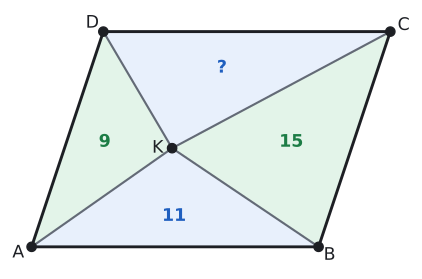

Source code (Python):
import sys; sys.path.insert(0, "tools")
from cizim import *

P = lambda x, y: np.array([float(x), float(y)])
uz = lambda U, V: round(float(np.linalg.norm(U - V)), 4)
def acisi(K, U, V):
    u, v = U - K, V - K
    return round(float(np.degrees(np.arccos(np.dot(u, v) / np.linalg.norm(u) / np.linalg.norm(v)))), 3)
def birim(U, V):
    t = (V - U) / np.linalg.norm(V - U); return t, np.array([-t[1], t[0]])
def dondur(Q, derece):
    a = np.radians(derece); return P(Q[0] * np.cos(a) - Q[1] * np.sin(a), Q[0] * np.sin(a) + Q[1] * np.cos(a))
def ayak(Q, U, V):
    t, _ = birim(U, V); return U + np.dot(Q - U, t) * t
def paralel_isareti(U, V, n=1, f=0.5):
    t, _ = birim(U, V)
    for i in range(n):
        M = U + f * (V - U) + (i - (n - 1) / 2) * 0.32 * S * t
        ax.annotate("", xy=M + 0.22 * S * t, xytext=M - 0.22 * S * t, arrowprops=dict(arrowstyle="-|>", color=SOLUK, lw=1.3, mutation_scale=13))
def cetik(U, V, n=1, renk=SOLUK, f=0.5):
    M = U + f * (V - U); t, m = birim(U, V)
    for i in range(n):
        c = M + (i - (n - 1) / 2) * 0.2 * S * t
        ax.plot(*zip(c - 0.22 * S * m, c + 0.22 * S * m), color=renk, lw=1.5)
def olcu(U, V, metin, d=0.5, renk=YAZI, fs=13, f=0.5):
    """[UV] üzerinde f oranındaki noktaya, U->V yönünün soluna d*S uzağa yazı (d < 0: sağına)."""
    M = U + f * (V - U); _, m = birim(U, V)
    ax.text(*(M + d * S * m), metin, ha="center", va="center", color=renk, fontsize=fs)
def dik_isareti(K, U, V, r=0.4):
    a_ = (U - K) / np.linalg.norm(U - K) * r * S; b_ = (V - K) / np.linalg.norm(V - K) * r * S
    ax.plot(*zip(K + a_, K + a_ + b_, K + b_), color=SOLUK, lw=1.3)
def harf(Q, metin, dx, dy, renk=YAZI, fs=13):
    ax.text(Q[0] + dx * S, Q[1] + dy * S, metin, ha="center", va="center", color=renk, fontsize=fs)
def cizgi(U, V, renk=YAZI, lw=2.2, ls="-"):
    ax.plot(*zip(U, V), color=renk, lw=lw, ls=ls)
def boya(noktalar, renk):
    ax.add_patch(patches.Polygon(noktalar, closed=True, facecolor=renk, edgecolor="none"))
def yay(K, U, V, r=0.8, renk=MAVI, n=1):
    for i in range(n): aci(ax, K, U, V, r=(r + 0.18 * i) * S, renk=renk)
def yay_yazi(K, U, V, metin, d=1.4, renk=MAVI, fs=12):
    """K köşesindeki U-K-V açısının ortasından d*S uzağa yazı."""
    u = (U - K) / np.linalg.norm(U - K); v = (V - K) / np.linalg.norm(V - K); o = (u + v) / np.linalg.norm(u + v)
    ax.text(*(K + d * S * o), metin, ha="center", va="center", color=renk, fontsize=fs)
def basla(xmin, xmax, ymin, ymax, en=5.5):
    global fig, ax
    fig, ax = sekil(en, en * (ymax - ymin) / (xmax - xmin))
    ax.set_aspect("equal"); ax.axis("off"); ax.set_xlim(xmin, xmax); ax.set_ylim(ymin, ymax)
def dortgen(A, B, C, D, dolgu=None):
    if dolgu: boya([A, B, C, D], dolgu)
    ax.plot(*zip(A, B, C, D, A), color=YAZI)
    for Q in (A, B, C, D): nokta(ax, *Q, "")
def koseler(A, B, C, D, d=0.55):
    O = (A + B + C + D) / 4
    for Q, ad in ((A, "A"), (B, "B"), (C, "C"), (D, "D")):
        y = (Q - O) / np.linalg.norm(Q - O); harf(Q, ad, d * y[0] * 1.3, d * y[1])
def pk(AB, AD, derece):
    """A orijinde, [AB] yatay; ABCD paralelkenarının köşeleri."""
    a = np.radians(derece); A, B = P(0, 0), P(AB, 0); D = P(AD * np.cos(a), AD * np.sin(a)); return A, B, B + D, D
def cerceve(noktalar, kenar=1.2):
    xs = [q[0] for q in noktalar]; ys = [q[1] for q in noktalar]
    return min(xs) - kenar * S, max(xs) + kenar * S, min(ys) - kenar * S, max(ys) + kenar * S
def alan(noktalar, metin, renk=YAZI, dx=0, dy=0, fs=13):
    """Çokgenin ağırlık merkezine (köşelerin ortalaması) yazı."""
    O = sum(noktalar) / len(noktalar)
    ax.text(O[0] + dx * S, O[1] + dy * S, metin, ha="center", va="center", color=renk, fontsize=fs, fontweight="bold")
def kesisim(P1, P2, P3, P4):
    """[P1P2] ve [P3P4] doğrularının kesişimi."""
    d1, d2 = P2 - P1, P4 - P3
    x2 = lambda u, v: u[0] * v[1] - u[1] * v[0]
    t = x2(P3 - P1, d2) / x2(d1, d2); return P1 + t * d1
def alan_hesap(*Q):
    return round(abs(sum(Q[i][0] * Q[(i + 1) % len(Q)][1] - Q[(i + 1) % len(Q)][0] * Q[i][1] for i in range(len(Q)))) / 2, 4)


# Kendini dene 3: |AB| = 8, yükseklik 6, alan 48; A(AKD) = 9, A(BKC) = 15, A(AKB) = 11, A(DKC) = 13.
A, B, D = P(0, 0), P(8, 0), P(2, 6); C = B + D; K = P(23.5 / 6, 2.75)
S = 10 / 15
print("AKD", alan_hesap(A, K, D), "BKC", alan_hesap(B, K, C), "AKB", alan_hesap(A, K, B), "DKC", alan_hesap(D, K, C))
basla(*cerceve([A, B, C, D], 1.0))
boya([A, K, B], MAVI_ACIK); boya([D, K, C], MAVI_ACIK); boya([A, K, D], YESIL_ACIK); boya([B, K, C], YESIL_ACIK)
dortgen(A, B, C, D); koseler(A, B, C, D, 0.5)
for Q in (A, B, C, D): cizgi(K, Q, SOLUK, 1.6)
nokta(ax, *K, ""); harf(K, "K", -0.6, 0.0)
alan([A, K, D], "9", YESIL, 0.1); alan([B, K, C], "15", YESIL, -0.1); alan([A, K, B], "11", MAVI, 0, -0.1); alan([D, K, C], "?", MAVI, 0, 0.1)
kaydet(fig, __file__)
